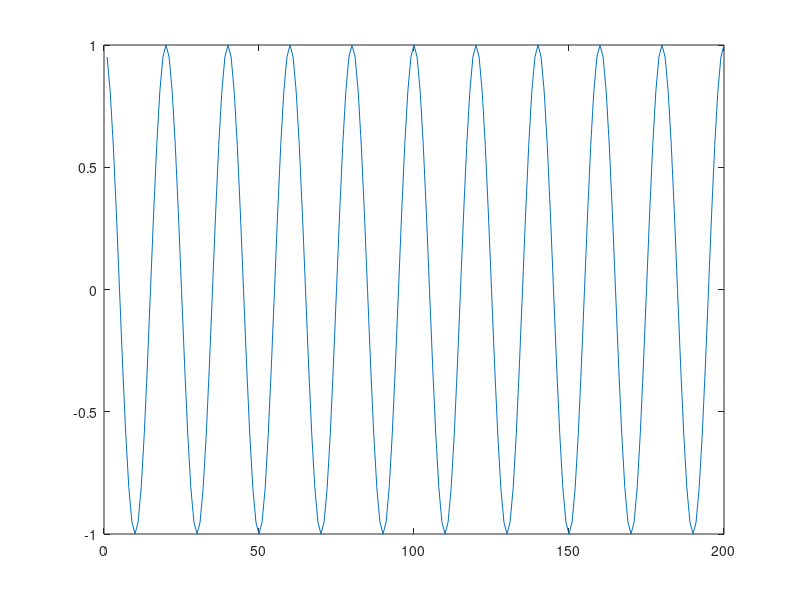
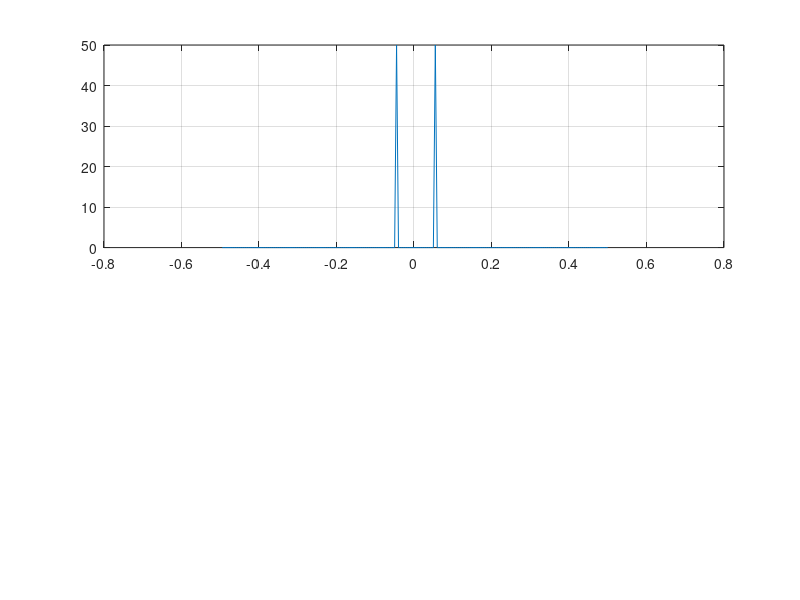

Reproduce these figures in MATLAB, in order. (Note: this script raises an error after producing the figures.)
%% test 2D FFT

path(path, "../../matlab-lib");


%% test 1D first
% https://www.mathworks.com/help/signal/ug/power-spectral-density-estimates-using-fft.html

clear;

% Parameters

lam1 = 20;  % characteristic wavelength [m]
nx = 200;  % length of 1D array
fs = 1;  % sampling frequency in x

k1 = 2*pi/lam1  % corresponding wavenumber [rad/m]
nu1 = 1/lam1  % corresponding spatial frequency [/m]
% this distincion is important. In the time axis, we have sin(w*t) where w is the
% *angular* frequency, or sin(2*pi*nu*t) as in the above matlab example, where nu is the 
% *temporal* frequency. Here, the frequency domain of FFT is represented by this temporal
% frequency (nu [/s]), not the angular frequency (w [rad/s]). Similarly, in the space
% axis, we have sin(k*x) where k is the wavenumber [rad/m], or sin(2*pi*nu*x) where nu is
% the *spatial* frequency. Here, the frequency domain of FFT is represented by nu, not k.

% Array of space, x

x = (1:nx)/fs;  % sampling interval of x = 1/fs

% Array of spatial frequency, nu
%   nu of FFT is from -fs/2 to fs/2 and have the length of nx. This nu array should be
%   symmetric over nu = 0, but it has an even number of elements. Since nx/2-th element 
%   corresponds to nu=0 and the last element corresponds to nu=fs/2, the first element 
%   should corresponds to nu = -fs/2 + delta_nu where delta_nu is the sampling interval 
%   in nu, which is fs/nx (see the above matlab example).


nu = linspace(-fs/2+fs/nx, fs/2, nx);  % [/m]
% nu = 0:fs/nx:fs/2;  % [/m] : as in the above matlab example. same as the above line.
k = 2*pi*nu;  % [rad/m]

% Generate y

y = cos(k1*x);  
figure;  plot(x, y);

% Obtain and plot PSD 
psd = (1/(fs*nx)) * abs(fftshift(fft(y))).^2;  % symmetric over nu=0
figure;  
subplot(211); 
plot(nu, psd);
grid on;
[m, im] = max(psd);
line(nu(im), m, marker="o");
ylabel("PSD");
xlabel(["nu [/m]", sprintf("%d-th, nu=%.3f, k=%.2f, lam=%.1f", im, nu(im), k(im), 2*pi/k(im))]);
title(sprintf("True nu=%.3f, k=%.2f, lam=%.1f", nu1, k1, lam1));
subplot(212);
nuPos = nu(nx/2:nx);  % select for nu>=0
kPos = k(nx/2:nx);
psdPos = psd(nx/2:nx);  
plot(nuPos, psdPos);
grid on;
[m, im] = max(psdPos);
line(nuPos(im), m, marker="o");
ylabel("PSD");
xlabel(["nu [/m]", sprintf("%d-th, nu=%.3f, k=%.2f, lam=%.1f", im, nuPos(im), kPos(im), 2*pi/kPos(im))]);


%% 2D FFT

clear;

% Parameters

lamX = 20;  lamY = 30;  % characteristic wavelengths in X and Y [m]
nx = 200;  ny = 250;  % length of 2D array in X and Y

fs = 1;  % sampling frequency in x and y [m]

kx1 = 2*pi/lamX;  ky1 = 2*pi/lamY;  % corresponding wavenumbers in X and Y [rad/m]
nux1 = 1/lamX;  nuy1 = 1/lamY;  % corresponding spatial frequencies in X and Y [/m]
ang1 = atan(ky1/kx1);  % characteristic angle

% Arrays of space, x and y

x = (1:nx)/fs;  
y = (1:ny)/fs;
[gx,gy] = ndgrid(x,y);

% Array of spatial frequency, nu
%   nu of FFT is from 0 to f/2 and have the length of nx/2+1, where f = sampling frequency.

nux = linspace(-fs/2+fs/nx, fs/2, nx);  % [/m]
nuy = linspace(-fs/2+fs/ny, fs/2, ny);  % [/m]
kx = 2*pi*nux;  % [rad/m]
ky = 2*pi*nuy;

% Generate img

img = cos(kx1*gx + ky1*gy);  
figure;  
imagesc(x, y, img');
ax = gca;
ax.YDir = "normal";
ax.DataAspectRatio = [1 1 1];  % I memorize these 4 lines to use whenever visualizing any matrix.
ax.XLabel.String = "x [m]";
ax.YLabel.String = "y [m]";

% Obtain and plot PSD 

psd = (1/(fs*nx)/(fs*ny)) * abs(fftshift(fft2(img))).^2;  % symmetric over nu=0, from -fs/2 to +fs/2
figure;  
subplot(121); 
imagesc(nux, nuy, psd');
[~, im] = FindMax(psd);  
% FindMax() is a function in our lab library. It finds max and its position (for up to 5D
% array). https://github.com/optobrain/matlab-lib
line(nux(im(1)), nuy(im(2)), marker="o", color='c');  % mark the maximum by "o"
ax = gca;
ax.YDir = "normal";  ax.DataAspectRatio = [1 1 1];
line(ax.XLim, [0 0], color='w');
line([0 0], ax.YLim, color='w');  % x and y axes
ax.YLabel.String = "\nu_y [/m]";
ax.XLabel.String = ["\nu_x [/m]", ...
    sprintf("Max at nux=%.3f, kx=%.2f, lamX=%.1f", nux(im(1)), kx(im(1)), 2*pi/kx(im(1))), ...
    sprintf("and nuy=%.3f, ky=%.2f, lamY=%.1f", nuy(im(2)), ky(im(2)), 2*pi/ky(im(2))), ...
    sprintf("and ang=%.2f [rad]", atan(ky(im(2))/kx(im(1))))];
sgtitle([sprintf("True nux=%.3f, kx=%.2f, lamX=%.1f", nux1, kx1, lamX), ...
    sprintf("and nuy=%.3f, ky=%.2f, lamY=%.1f", nuy1, ky1, lamY), ...
    sprintf("and ang=%.2f [rad]", ang1)]);
subplot(122); 
nuxPos = nux(nx/2:nx);  % nux>=0
kxPos = kx(nx/2:nx);
psdPos = psd(nx/2:nx,:);
imagesc(nuxPos, nuy, psdPos');
[~, im] = FindMax(psdPos);  
line(nuxPos(im(1)), nuy(im(2)), marker="o", color='c');  % mark the maximum by "o"
ax = gca;
ax.YDir = "normal";  ax.DataAspectRatio = [1 1 1];
line(ax.XLim, [0 0], color='w');
line([0 0], ax.YLim, color='w');  % x and y axes
ax.YLabel.String = "\nu_y [/m]";
ax.XLabel.String = ["\nu_x [/m]", ...
    sprintf("Max at nux=%.3f, kx=%.2f, lamX=%.1f", nuxPos(im(1)), kxPos(im(1)), 2*pi/kxPos(im(1))), ...
    sprintf("and nuy=%.3f, ky=%.2f, lamY=%.1f", nuy(im(2)), ky(im(2)), 2*pi/ky(im(2))), ...
    sprintf("and ang=%.2f [rad]", ang1)];
